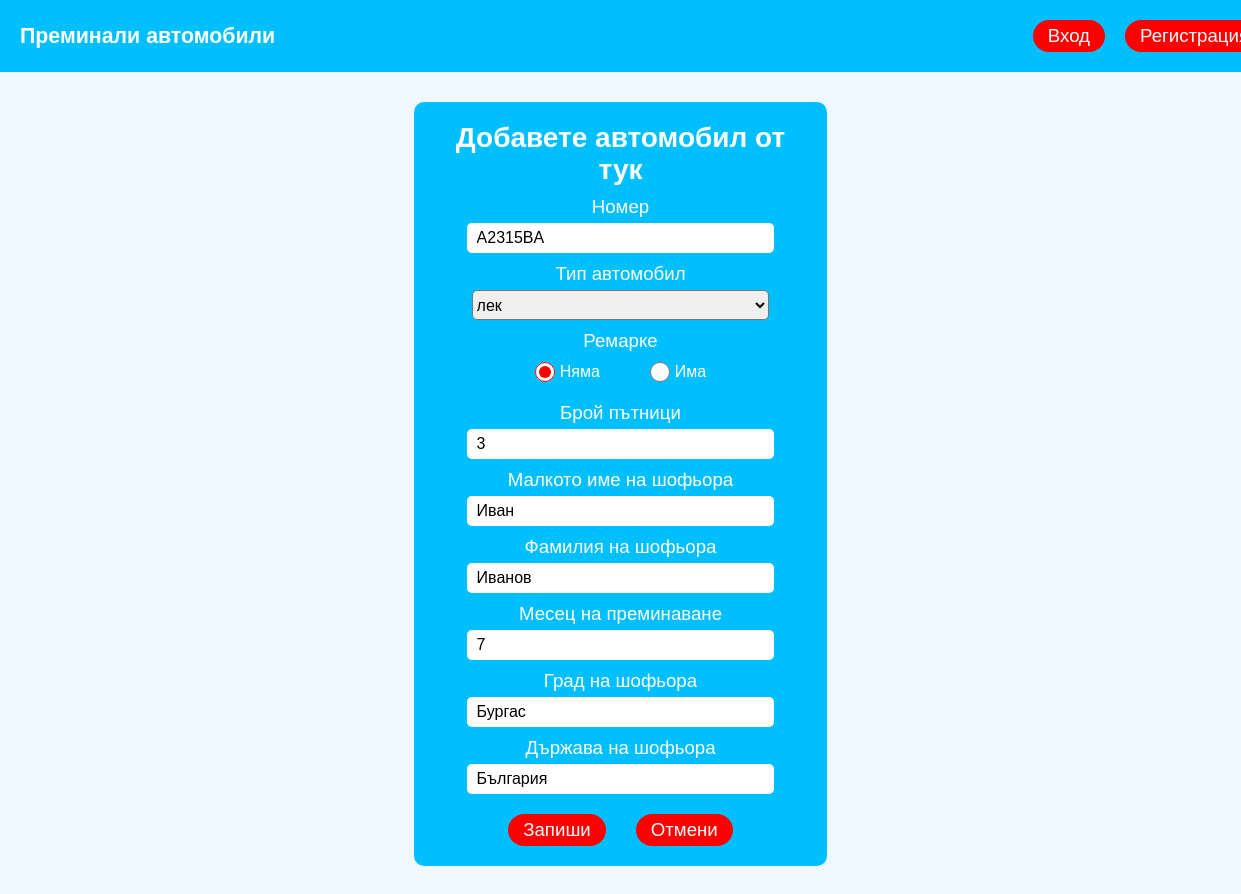
Screenshot of /edit_automobile/edit_automobile.php?id=1 with the database file from the repository.
### tables this page shows
CREATE TABLE `automobile` (
  `id` int(11) NOT NULL,
  `number` varchar(8) NOT NULL,
  `type` enum('лек','товарен','автобус') NOT NULL,
  `trailer` tinyint(1) NOT NULL,
  `passengers` int(11) NOT NULL,
  `driver_name` varchar(40) NOT NULL,
  `month` int(12) NOT NULL,
  `driver_id` int(11) NOT NULL
);

CREATE TABLE `drivers` (
  `id` int(11) NOT NULL,
  `firstname` varchar(20) NOT NULL,
  `lastname` varchar(20) NOT NULL,
  `city` varchar(20) NOT NULL,
  `country` varchar(20) NOT NULL
);

### edit_automobile/edit_automobile.php (the view, shortened to what this page needs)
<!DOCTYPE html>
<html lang="en">
<head>
    <link rel="stylesheet" href="../add_automobile/add_automobile.css">
</head>
<body>
    <?php
    include "../constants.php";
    if ($_SERVER["REQUEST_METHOD"] == "GET" and isset($_GET["id"])) {
        $automobile_id = intval($_GET["id"]);
        $sql = "SELECT * FROM automobile AS a JOIN drivers AS d ON a.driver_id=d.id WHERE a.id=$automobile_id;";
        $result = mysqli_query($dbConnection, $sql);
        if (!$result) {
            echo "<h2>Грешка при получаването на данни!</h2>";
        } else {
            $automobile = mysqli_fetch_assoc($result);
            ?>
            <header>
                <p>Преминали автомобили</p>
                <?php
                if (isset($_SESSION["user"])) {
                    echo "<a href='javascript:void(0)' onclick='confirmLogout()' class='link'>Изход</a>";
                } else {
                    echo "<a href='../login/login_form.php' class='link'>Вход</a>";
                    echo "<a href='../register/register_form.php' class='link'>Регистрация</a>";
                }
                ?>
            </header>
            <form action=<?php echo "edit.php?id={$automobile['id']}"; ?> method="post" class="form">
                <h2>Добавете автомобил от тук</h2>
                <p class="input">
                    <label>Номер</label>
                    <input type="text" name="number" value=<?php echo $automobile['number']; ?>>
                </p>
                <p class="input">
                    <label>Тип автомобил</label>
                    <select name="type">
                        <option value="лек" <?php if ($automobile["type"] == "лек")
                            echo "selected";
                        else
                            echo ""; ?>>лек</option>
                    </select>
                </p>
                <p class="input">
                    <label>Ремарке</label>
                <div class="radio">
                    <p>
                        <input type="radio" name="trailer" value="0" <?php if (intval($automobile["trailer"] == 0))
                            echo "checked";
                        else
                            echo ""; ?>>
                        <label>Няма</label>
                    </p>
                    <p>
                        <input type="radio" name="trailer" value="1" <?php if (intval($automobile["trailer"] == 1))
                            echo "checked";
                        else
                            echo ""; ?>>
                        <label>Има</label>
                    </p>
                </div>
                </p>
                <p class="input">
                    <label>Брой пътници</label>
                    <input type="number" name="passengers" value=<?php echo $automobile['passengers']; ?>>
                </p>
                <p class="input">
                    <label>Малкото име на шофьора</label>
                    <input type="text" name="firstname" value=<?php echo $automobile['firstname']; ?>>
                </p>
                <p class="input">
                    <label>Фамилия на шофьора</label>
                    <input type="text" name="lastname" value=<?php echo $automobile['lastname']; ?>>
                </p>
                <p class="input">
                    <label>Месец на преминаване</label>
                    <input type="number" name="month" value=<?php echo $automobile['month']; ?> min="1" max="12">
                </p>
                <p class="input">
                    <label>Град на шофьора</label>
                    <input type="text" name="city" value=<?php echo $automobile['city']; ?>>
                </p>
                <p class="input">
                    <label>Държава на шофьора</label>
                    <input type="text" name="country" value=<?php echo $automobile['country']; ?>>
                </p>
                <div class="buttons">
                    <button type="submit">Запиши</button>
                    <a href="../automobile_list/automobile_list.php">
                        Отмени
                    </a>
                </div>
            </form>
            <?php
        }
    }
    ?>
</body>
</html>

### add_automobile/add_automobile.css (style rules this page uses)
*,*::after,*::before { margin: 0; padding: 0; font-family: Arial, Helvetica, sans-serif; }
a { text-decoration: none; }
body { background-color: aliceblue; }
header { width: 100%; padding: 20px 0; background-color: rgb(0, 191, 255); color: white; display: flex; align-items: center; gap:20px; }
header a { font-size: 14pt; }
header p { flex: 0 0 80%; font-weight: bold; font-size: 16pt; padding-left: 20px; }
.link { padding: 5px 15px 5px 15px; border-radius: 20px; background-color: red; color: white; }
.form { margin: 30px auto; width: 30vw; background-color: rgb(0, 191, 255); border-radius: 10px; padding: 20px; display: flex; flex-direction: column; align-items: center; gap:10px; color: white; text-align: center; font-size: 14pt; word-wrap: break-word; }
.input { width: 100%; display: flex; flex-direction: column; align-items: center; justify-content: center; gap:5px; }
.input input { width: 80%; height: 30px; border: none; border-radius: 5px; font-size: 12pt; padding-left: 10px; }
.input select { width: 80%; height: 30px; border-radius: 5px; font-size: 12pt; font-family: Arial, Helvetica, sans-serif; }
.radio { display: flex; justify-content: center; font-size: 12pt; gap:50px; }
.radio p { display: flex; justify-content: center; align-items: center; gap:5px; }
.radio input[type="radio"] { width: 20px; height: 20px; accent-color: red; }
.buttons { margin-top: 10px; display: flex; align-items: center; justify-content: center; gap:30px; }
.buttons a { padding: 5px 15px 5px 15px; border-radius: 20px; background-color: red; color: white; }
.buttons button { background-color: red; padding: 5px 15px 5px 15px; color: white; border:none; font-size: 14pt; border-radius: 20px; cursor: pointer; }
@media (max-width:1260px) { header p { flex: 0 0 80%; } }

### rows the page displays
automobile: number "A2315BA", type "лек", trailer "☑", passengers "3", firstname "Иван", lastname "Иванов", month "7", city "Бургас", country "България"
